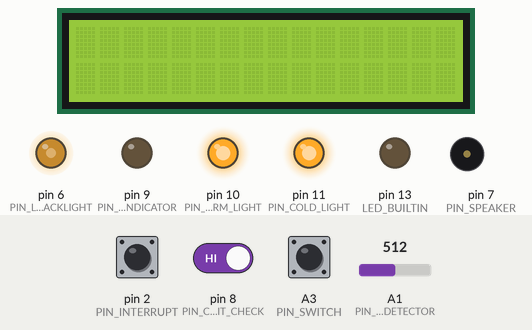
A sketch run on a simulated Arduino Uno, built with avr-gcc and run on an emulated ATmega328P. Shown: 16×2 character LCD, output pins drawn as LEDs (lit = HIGH), buzzer (waves = sounding). The inputs (shaded band) are chosen by the test bench; at power-on: pin 8 (PIN_CIRCUIT_CHECK) HIGH, A1 (PIN_LIGHT_DETECTOR) = 512, A3 (PIN_SWITCH) HIGH, pin 2 (PIN_INTERRUPT) LOW. The local clock reads 2024-03-15 10:24:30 at power-on unless the sketch sets it.

Above: at 1.6 s.
1.7 s: pin 8 (PIN_CIRCUIT_CHECK) driven LOW
At 2.6 s:
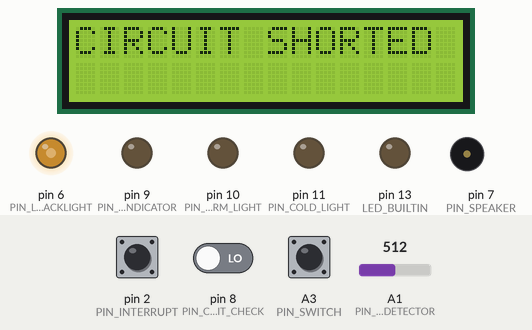
4.7 s: pin 8 (PIN_CIRCUIT_CHECK) driven HIGH
At 5.4 s:
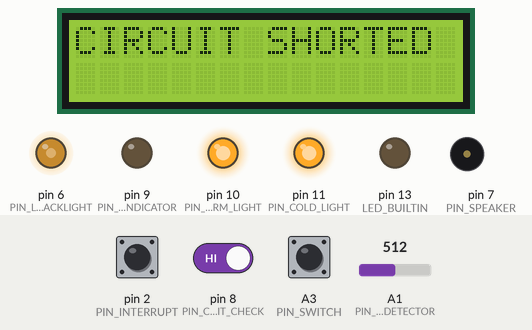
6.2 s: A1 (PIN_LIGHT_DETECTOR) set to 124
At 7.0 s:
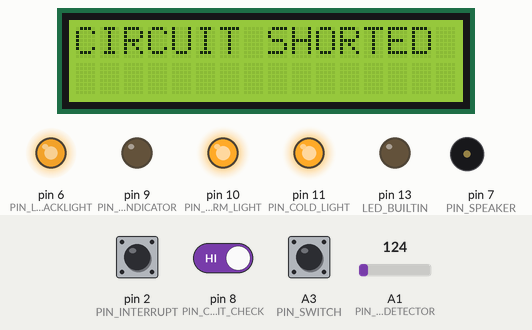
7.7 s: A1 (PIN_LIGHT_DETECTOR) set to 103
At 8.9 s:
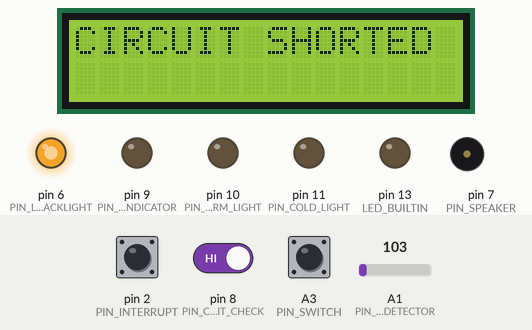
9.9 s: A3 (PIN_SWITCH) pulled LOW for 3.2 s
14.6 s: A1 (PIN_LIGHT_DETECTOR) set to 238
At 15.8 s:
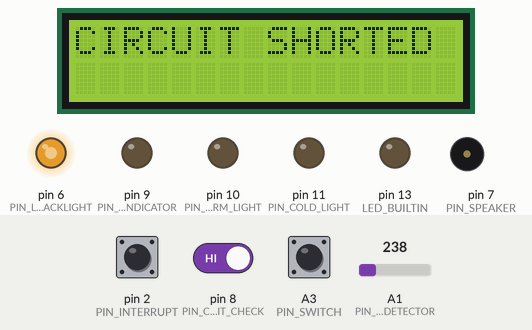
16.1 s: A1 (PIN_LIGHT_DETECTOR) set to 269
At 17.7 s:
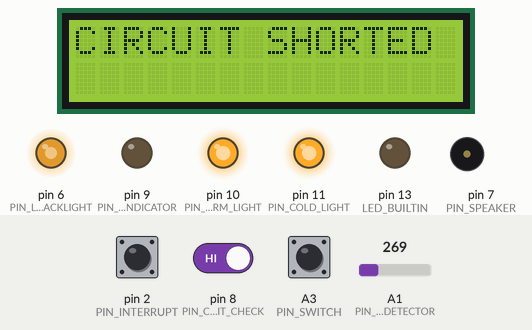
Timing chart, 0 to 19.2 s (numbered marks = the images above; inputs shaded):
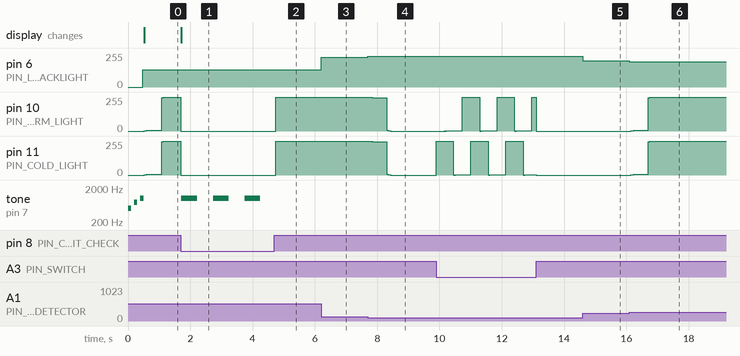

The sketch:

alarm.ino
```cpp
#include <LiquidCrystal_I2C.h>

#include <Adafruit_Sensor.h>

#include <DHT.h>
#include <DHT_U.h>

#include <iarduino_RTC.h>

byte degreeSymbol[8] = {
  B00111,
  B00101,
  B00111,
  B00000,
  B00000,
  B00000,
  B00000,
};

#define LCD_WIDTH   16
#define LCD_HEIGHT  2

#define PIN_INTERRUPT 2

#define TIME_PIN_CLK 3
#define TIME_PIN_DAT 4
#define TIME_PIN_RST 5

#define PIN_LCD_BACKLIGHT 6

#define PIN_SPEAKER       7
#define PIN_CIRCUIT_CHECK 8
#define PIN_LED_INDICATOR 9

#define PIN_WARM_LIGHT 10
#define PIN_COLD_LIGHT 11

#define PIN_DHT             A0
#define PIN_LIGHT_DETECTOR  A1
#define PIN_BTN_SIGNAL      A2
#define PIN_SWITCH          A3
#define PIN_LCD_SDA         A4 // IMPORTANT! Do not move!
#define PIN_LCD_SCL         A5 // IMPORTANT! Do not move!

#define VIEW_STANDART 0
#define VIEW_SETTINGS 1

#define BTN_UP    1
#define BTN_RIGHT 2
#define BTN_DOWN  3
#define BTN_LEFT  4

#define BTN_UP_LONG     5
#define BTN_RIGHT_LONG  6
#define BTN_DOWN_LONG   7
#define BTN_LEFT_LONG   8

#define BTN_VALUE_UP    975
#define BTN_VALUE_RIGHT 990
#define BTN_VALUE_DOWN  980
#define BTN_VALUE_LEFT  998
#define BTN_VALUE_THRESHOLD 10
#define BTN_LONG_ITERATIONS 4000
#define BTN_MIN_ITERATIONS  500

bool isAlarmActive = false;

int interfaceBrightness = 0;
int warmLightBrightness = 0;
int coldLightBrightness = 0;
int brightnessTarget = (int)(1024 * 0.25);

unsigned int loopIteration = 0;

volatile unsigned long lastInterrupt = 0;
volatile byte lastPressedButton = 0;

iarduino_RTC time(RTC_DS1302, TIME_PIN_RST, TIME_PIN_CLK, TIME_PIN_DAT);
LiquidCrystal_I2C lcd(0x3f, LCD_WIDTH, LCD_HEIGHT);
DHT dht(PIN_DHT, DHT11);

void setup() {
  pinMode(LED_BUILTIN, OUTPUT);

  pinMode(PIN_LED_INDICATOR, OUTPUT);

  pinMode(PIN_COLD_LIGHT, OUTPUT);
  pinMode(PIN_WARM_LIGHT, OUTPUT);

  pinMode(PIN_BTN_SIGNAL, INPUT);

  pinMode(PIN_LIGHT_DETECTOR, INPUT_PULLUP);
  pinMode(PIN_SWITCH, INPUT_PULLUP);

  tone(PIN_SPEAKER, 500, 100);
  delay(200);
  tone(PIN_SPEAKER, 750, 100);
  delay(200);
  tone(PIN_SPEAKER, 1000, 100);

  attachInterrupt(digitalPinToInterrupt(PIN_INTERRUPT), onInterrupt, RISING);

  digitalWrite(LED_BUILTIN, LOW);

  if (Serial)
    Serial.begin(9600);

  lcd.init();
  lcd.backlight();

  lcd.createChar(1, degreeSymbol);
  time.begin();
  dht.begin();
}

int tempLight = false;
void loop() {
  while (isCircuitShorted()) {
    setLightsBrightness(0);
    lcd.clear();
    lcd.print("CIRCUIT SHORTED");
    tone(PIN_SPEAKER, 1000, 500);
    delay(1000);
  }

  if (lastPressedButton) {
    lcd.clear();
    if (lastPressedButton == BTN_UP)
      isAlarmActive = !isAlarmActive;
    if (lastPressedButton == BTN_RIGHT)
      interfaceBrightness = 1024;
    if (lastPressedButton == BTN_DOWN)
      tempLight = !tempLight;
    if (lastPressedButton == BTN_LEFT) {
      tone(PIN_COLD_LIGHT, 20, 3000);
    }
    lastPressedButton = 0;
  }

  if (tempLight) {
    if (interfaceBrightness < 1024) interfaceBrightness++;
    setLightsBrightness(brightnessFilter(interfaceBrightness));
    return;
  }
  if (getLightIntensity()/3 < brightnessTarget + (coldLightBrightness+warmLightBrightness)/11) {
    interfaceBrightness += 1;
    if (interfaceBrightness > 1023) interfaceBrightness = 1023;
  }
  if (getLightIntensity()/3 > brightnessTarget + (coldLightBrightness+warmLightBrightness)/11) {
    interfaceBrightness -= 1;
    if (interfaceBrightness < 0) interfaceBrightness = 0;
  }

  analogWrite(PIN_LCD_BACKLIGHT, getLightIntensity() / 4);
  analogWrite(PIN_LED_INDICATOR, isAlarmActive ? getLightIntensity()/4 : 0);

  if (digitalRead(PIN_SWITCH) == HIGH)
    setLightsBrightness(brightnessFilter(interfaceBrightness));
  else
    setLightsBrightness((sin(loopIteration/250.0)+1)*127.5, (cos(loopIteration/250.0)+1)*127.5);

  loopIteration++;
}

void onInterrupt() {
  if (millis() - lastInterrupt < 30) return;
  lastInterrupt = millis();
  unsigned short maxValue = 0;
  unsigned int iteration = 0;

  while (digitalRead(PIN_INTERRUPT) && ++iteration < BTN_LONG_ITERATIONS)
    maxValue = max(maxValue, analogRead(PIN_BTN_SIGNAL));

  if (iteration < BTN_MIN_ITERATIONS) return;

  lastPressedButton = getButtonByValue(maxValue, iteration >= BTN_LONG_ITERATIONS);
}

byte getButtonByValue(int value, bool longFlag) {
  byte result = 0;
  unsigned short minValue = 1024;
  if (abs(BTN_VALUE_UP    - value) < minValue) {minValue = abs(BTN_VALUE_UP     - value); result = BTN_UP;    }
  if (abs(BTN_VALUE_RIGHT - value) < minValue) {minValue = abs(BTN_VALUE_RIGHT  - value); result = BTN_RIGHT; }
  if (abs(BTN_VALUE_DOWN  - value) < minValue) {minValue = abs(BTN_VALUE_DOWN   - value); result = BTN_DOWN;  }
  if (abs(BTN_VALUE_LEFT  - value) < minValue) {minValue = abs(BTN_VALUE_LEFT   - value); result = BTN_LEFT;  }
  if (minValue > BTN_VALUE_THRESHOLD) return 0;
  if (result == BTN_UP    && longFlag) result = BTN_UP_LONG;
  if (result == BTN_RIGHT && longFlag) result = BTN_RIGHT_LONG;
  if (result == BTN_DOWN  && longFlag) result = BTN_DOWN_LONG;
  if (result == BTN_LEFT  && longFlag) result = BTN_LEFT_LONG;
  return result;
}

int getLightIntensity() {
  return 1024 - analogRead(PIN_LIGHT_DETECTOR);
}

int brightnessFilter(int v) {
  return map((tanh(v/1024.0*2*PI - PI) + 1) / 2.0 * 1024, 0, 1024, 0, 256);
}

void setLightsBrightness(byte cold, byte warm) {
  coldLightBrightness = cold;
  warmLightBrightness = warm;
  analogWrite(PIN_COLD_LIGHT, cold);
  analogWrite(PIN_WARM_LIGHT, warm);
}
void setLightsBrightness(byte brightness) {
  setLightsBrightness(brightness, brightness);
}

bool isCircuitShorted() {
  return digitalRead(PIN_CIRCUIT_CHECK) == 0;
}

//void displayDateTime()
//{
//  lcd.home();
//  lcd.print(time.gettime("d/m/Y "));
//  lcd.print(time.gettime("D"));
//  lcd.setCursor(0, 1);
//  lcd.print(time.gettime("h:i A "));
//  lcd.setCursor(11, 1);
//  lcd.print(temperature);
//  lcd.print("\1C  ");
//}
```

Measured:
- the behaviour switches between 116 and 115 on A1 (PIN_LIGHT_DETECTOR) (found by bisection; images 3 and 4)
- the behaviour switches between 256 and 257 on A1 (PIN_LIGHT_DETECTOR) (found by bisection; images 5 and 6)
- after the input at 1.7 s, pin 10 (PIN_WARM_LIGHT), pin 11 (PIN_COLD_LIGHT): 255/255 → 0/255 at once; tone on pin 7 (PIN_SPEAKER): alternates 1000 Hz for 0.50 s and silent for 0.52 s, starting at once; the display: changes at once (image 1)
- after the input at 4.7 s, pin 10 (PIN_WARM_LIGHT), pin 11 (PIN_COLD_LIGHT): 0/255 → 255/255 after 0.05 s; tone on pin 7 (PIN_SPEAKER): stays silent (without the input it goes to 1000 Hz after 0.07 s)
- after the input at 6.2 s, pin 6 (PIN_LCD_BACKLIGHT): 128/255 → 225/255 at once
- after the input at 7.7 s, pin 6 (PIN_LCD_BACKLIGHT): 225/255 → 230/255 at once; pin 10 (PIN_WARM_LIGHT), pin 11 (PIN_COLD_LIGHT): moves from 255/255 to 0/255 over 0.69 s, starting after 0.05 s
- after the input at 14.6 s, pin 6 (PIN_LCD_BACKLIGHT): 230/255 → 196/255 at once
- after the input at 16.1 s, pin 6 (PIN_LCD_BACKLIGHT): 196/255 → 188/255 at once; pin 10 (PIN_WARM_LIGHT), pin 11 (PIN_COLD_LIGHT): moves from 0/255 to 255/255 over 0.69 s, starting after 0.05 s
